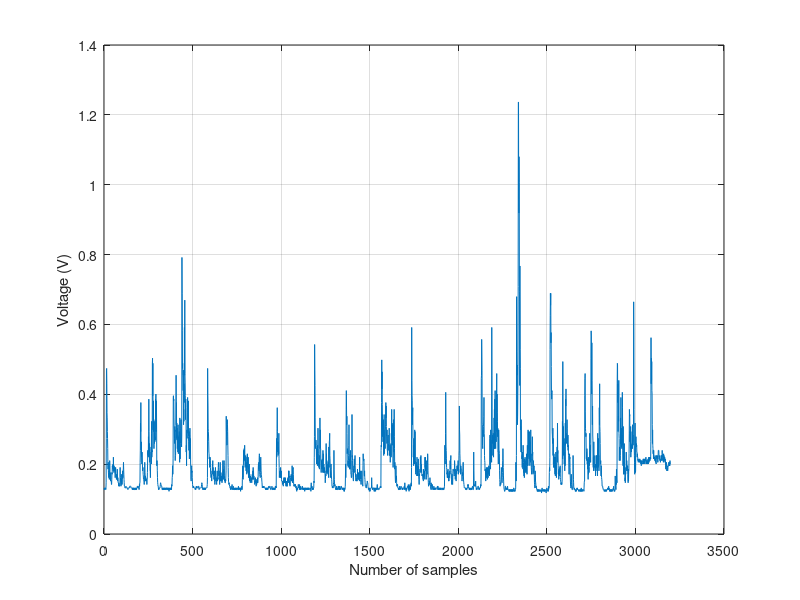

This chart was generated by the following MATLAB code: (Note: this script raises an error after producing the figure.)
%-------------------------------------------------------------------------%
%  Electromyography (EMG) Feature Extraction source codes demo version    %
%                                                                         %
%  Programmer: Jingwei Too                                                %
%                                                                         %
%  E-Mail: jamesjames868@gmail.com                                        %
%-------------------------------------------------------------------------%

clc, clear, close
% Generate a sample random signal 
f=1000; % Sampling frequency 
Ts=1/f; % Period
t=0:Ts:0.25; 
%=0.01*(cos(2*pi*f*t)+randn(1,length(t))); % Signal


LT1 = importdata('20_02_Protocol_light_tool_1.csv');
col1 = LT1.data(1417:end, 1)';
X = LT1.data(1417:end, 2)';
col3 = LT1.data(1417:end, 3)';

% Plot sample signal
plot(X); xlabel('Number of samples'); ylabel('Voltage (V)'); grid on; 

%---Input------------------------------------------------------------------
% X:     EMG signal (1 X samples)
% thres: Threshold value
%---Output-----------------------------------------------------------------
% f:     Feature
% feat:  Feature vector 
%--------------------------------------------------------------------------

%%
% (1) Enhanced Mean absolute value
f1=jEMAV(X); 
% (2) Enhanced Wavelength
f2=jEWL(X); 
% (3) Mean absolute value
f3=jMAV(X); 
% (4) Wavelength
f4=jWL(X); 
% (5) Zeros Crossing
thres=0.01; f5=jZC(X,thres); 
% (6) Slope Sign Change
thres=0.01; f6=jSSC(X,thres);
% (7) Root Mean Square
f7=jRMS(X);
% (8) Average Amplitude Change
f8=jAAC(X);
% (9) Difference Absolute Standard Deviation Value
f9=jDASDV(X);
% (10) Log Detector
f10=jLD(X);
% (11) Modified Mean Absolute Value
f11=jMMAV(X);
% (12) Modified Mean Absolute Value 2
f12=jMMAV2(X);
% (13) Myopulse Percentage Rate 
thres=0.016; f13=jMYOP(X,thres);
% (14) Simple Square Integral 
f14=jSSI(X);
% (15) Variance of EMG 
f15=jVAR(X);
% (16) Willison Amplitude
thres=0.01; f16=jWAMP(X,thres);
% (17) Maximum Fractal length 
f17=jMFL(X);

% Feature vector
feat=[f1,f2,f3,f4,f5,f6,f7,f8,f9,f10,f11,f12,f13,f14,f15,f16,f17];

%f5 removed




